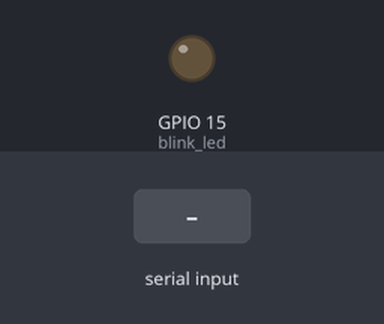
The sketch below on a simulated ESP32. On the bench: output pins drawn as LEDs (lit = HIGH). Inputs (shaded band) come from the test bench. What the sketch prints to the serial monitor is not drawn.

Above: at 1.2 s.
1.3 s: "1\n" received over Serial
At 2.3 s:
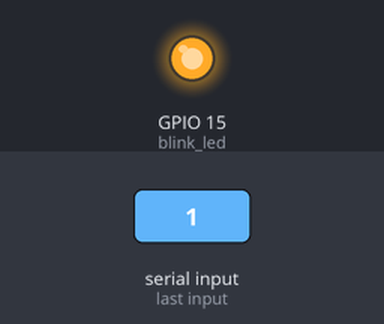
2.8 s: "0\n" received over Serial
At 3.4 s:
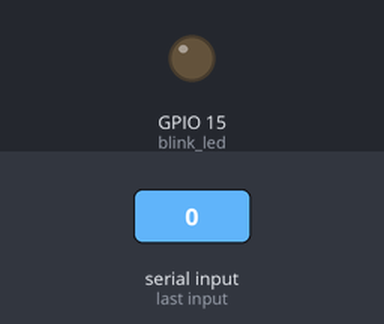
Timing chart, 0 to 5.8 s (numbered marks = the images above; inputs shaded):
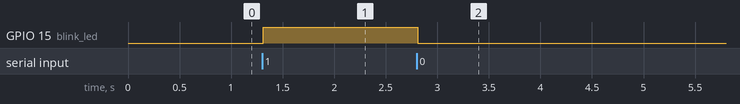

Measured:
- after the input at 1.3 s, GPIO 15 (blink_led): LOW → HIGH at once
- after the input at 2.8 s, GPIO 15 (blink_led): HIGH → LOW at once

The sketch:

Lab5_home_2_node-red_LED_control.ino
```cpp
// Node-red를 활용해 GUI와 연동하여 시리얼 통신으로 GPIO 동작시키기

#include <SparkFunBME280.h>
#define blink_led 15 // SET blink_led pin num
String msg;
int toggle =0;

void setup()
{
pinMode(blink_led, OUTPUT); // set the LED pin mode
Serial.begin(115200); // set the baudrate of Serial Communication
}

void loop()
{
  msg = Serial.readStringUntil('\n');
  //msg = Serial.read();
  if (toggle ==0){
    if(msg=="1")
       toggle = 1;
    delay(10);
  }
  else if (toggle == 1){
    if(msg=="0")
       toggle = 0;
    delay(10);
  }
  if(toggle == 1)
    digitalWrite(blink_led,HIGH);
  else
    digitalWrite(blink_led,LOW);
  Serial.print(toggle);
}
```
